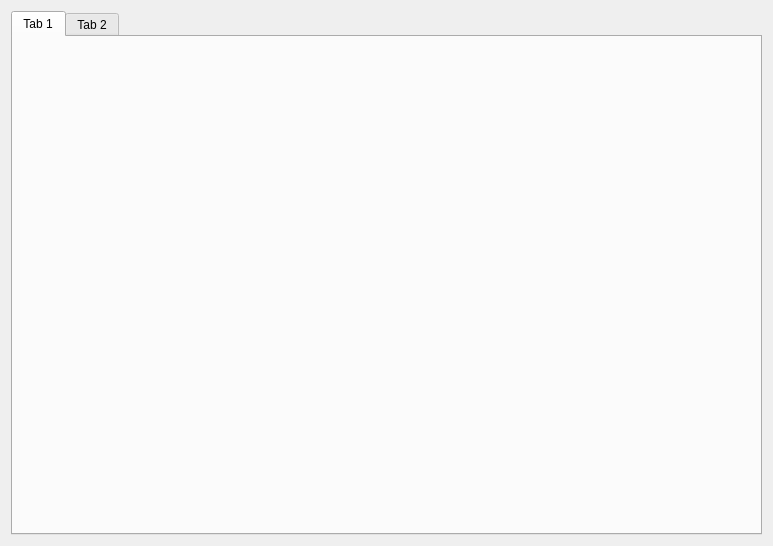
<?xml version="1.0" encoding="UTF-8"?>
<ui version="4.0">
 <class>Form</class>
 <widget class="QWidget" name="Form">
  <property name="geometry">
   <rect>
    <x>0</x>
    <y>0</y>
    <width>773</width>
    <height>546</height>
   </rect>
  </property>
  <property name="windowTitle">
   <string>Prosthetic Designer</string>
  </property>
  <layout class="QHBoxLayout" name="horizontalLayout">
   <item>
    <widget class="QTabWidget" name="tabWidget">
     <property name="currentIndex">
      <number>0</number>
     </property>
     <widget class="QWidget" name="tab">
      <attribute name="title">
       <string>Tab 1</string>
      </attribute>
     </widget>
     <widget class="QWidget" name="tab_2">
      <attribute name="title">
       <string>Tab 2</string>
      </attribute>
     </widget>
    </widget>
   </item>
  </layout>
 </widget>
 <resources/>
 <connections/>
</ui>
